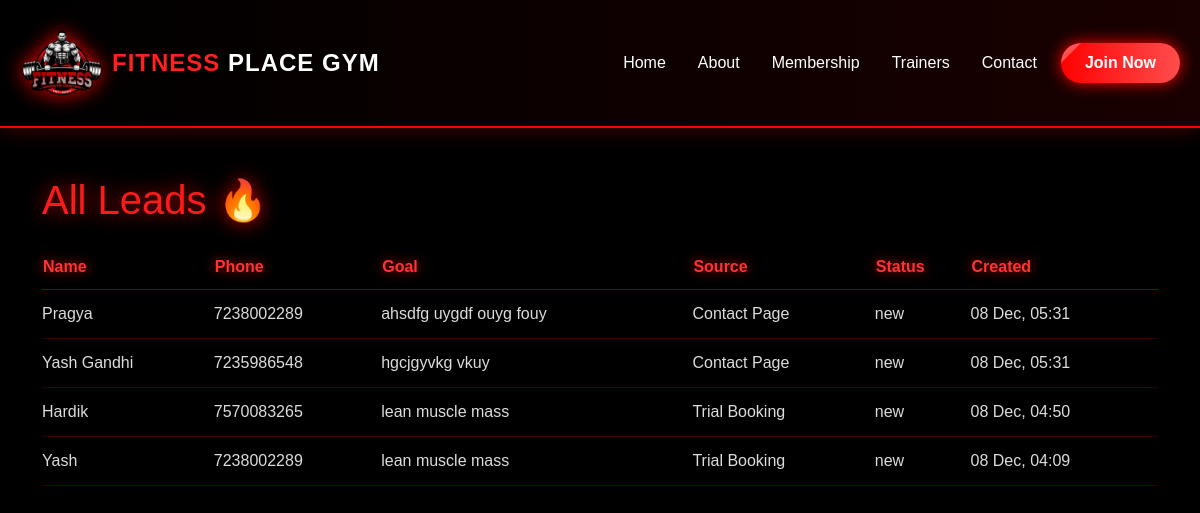
The page /owner/leads/ (signed in) on the database its author committed.
### fitness/models.py (models this page shows, shortened)
class Lead(models.Model):
    STATUS_CHOICES = [
        ("new", "New"),
        ("contacted", "Contacted"),
        ("joined", "Joined"),
        ("lost", "Lost"),
    ]
    name = models.CharField(max_length=100)
    phone = models.CharField(max_length=15)
    goal = models.CharField(max_length=100, blank=True, null=True)
    source = models.CharField(max_length=100, blank=True, null=True)
    status = models.CharField(max_length=20, choices=STATUS_CHOICES, default="new")
    created_at = models.DateTimeField(auto_now_add=True)

### fitness/views.py (the view)
# urls.py: path("owner/leads/", views.owner_leads, name="owner_leads"),
@staff_member_required
def owner_leads(request):
    leads = Lead.objects.order_by('-created_at')
    return render(request, "owner_leads.html", {"leads": leads})

### templates/owner_leads.html (shortened to what this page needs)
{% extends "base.html" %}
{% block body %}
<div class="container mt-5">
    <h1 style="color:#ff1a1a; text-shadow:0 0 20px rgba(255,0,0,0.8);">
        All Leads 🔥
    </h1>
    <table>
        <tr>
            <th>Name</th>
            <th>Phone</th>
            <th>Goal</th>
            <th>Source</th>
            <th>Status</th>
            <th>Created</th>
        </tr>
        {% for l in leads %}
        <tr>
            <td>{{ l.name }}</td>
            <td>{{ l.phone }}</td>
            <td>{{ l.goal }}</td>
            <td>{{ l.source }}</td>
            <td>{{ l.status }}</td>
            <td>{{ l.created_at|date:"d M, H:i" }}</td>
        </tr>
        {% endfor %}
    </table>
</div>
{% endblock %}

### templates/base.html (shortened to what this page needs)
{% load static %}
<!DOCTYPE html>
<html lang="en">
<head>
  <link href="https://cdn.jsdelivr.net/npm/bootstrap@5.3.3/dist/css/bootstrap.min.css" rel="stylesheet">
</head>
<body>
  <nav class="navbar navbar-expand-lg navbar-dark">
    <div class="container-fluid">
      <a class="navbar-brand d-flex align-items-center" href="#">
        <img style="height: 100px;" src="/static/f3.png " >
        <span class="fs-4" style="color: #ff2020;">FITNESS <span style="color: #fff;">PLACE GYM</span></span>
      </a>
      <div class="collapse navbar-collapse justify-content-end" id="navbarNav">
        <ul class="navbar-nav text-center">
          <li class="nav-item mx-2"><a class="nav-link active" href="/">Home</a></li>
          <li class="nav-item mx-2"><a class="nav-link" href="/about">About</a></li>
          <li class="nav-item mx-2"><a class="nav-link" href="/membership">Membership</a></li>
          <li class="nav-item mx-2"><a class="nav-link" href="/trainer">Trainers</a></li>
          <li class="nav-item mx-2"><a class="nav-link" href="/contact">Contact</a></li>
          <li class="nav-item mx-2"><a href="/membership" class="btn btn-glow px-4 py-2">Join Now</a></li>
        </ul>
      </div>
    </div>
  </nav>
</body>
{% block body %}{% endblock body %}
</html>

### templates/base.html (style rules this page uses)
body { background-color: #000; margin: 0; padding: 0; font-family: 'Poppins', sans-serif; overflow-x: hidden; }
.navbar { background: linear-gradient(90deg, #000000, #1a0000); border-bottom: 2px solid #ff0000; box-shadow: 0 0 20px rgba(255, 0, 0, 0.3); animation: slideDown 1s ease; transition: all 0.4s ease; }
.navbar-brand img { filter: drop-shadow(0 0 10px #ff0000); animation: pulse 2.5s infinite ease-in-out; }
.navbar-brand span { letter-spacing: 1px; font-weight: 700; }
.nav-link { color: #fff !important; position: relative; transition: 0.3s; font-weight: 500; overflow: hidden; }
.nav-link::after { content: ""; position: absolute; bottom: 0; left: 0; width: 0%; height: 2px; background: linear-gradient(90deg, #ff0000, #ff4d4d); transition: width 0.3s ease; }
.btn-glow { background: linear-gradient(90deg, #ff0000, #ff4d4d); border: none; border-radius: 25px; box-shadow: 0 0 15px #ff0000; position: relative; overflow: hidden; color: #fff; font-weight: 600; transition: all 0.4s ease; }
.btn-glow::before { content: ""; position: absolute; top: 0; left: -100%; width: 100%; height: 100%; background: rgba(255, 255, 255, 0.3); transform: skewX(-45deg); transition: left 0.5s ease; }

### templates/owner_leads.html (style rules this page uses)
body { background:#000; color:white; }
table { width:100%; margin-top:30px; color:white; }
th { color:#ff3333; text-shadow:0 0 12px rgba(255,0,0,0.8); border-bottom:1px solid rgba(255,0,0,0.5); padding-bottom:10px; font-size:1rem; }
td { padding:12px 0; border-bottom:1px solid rgba(255,0,0,0.2); color:#dcdcdc; }

### rows shown on the page
Lead: name "Pragya", phone "7238002289", goal "ahsdfg uygdf ouyg fouy", source "Contact Page", status "new", created_at "08 Dec, 05:31"
Lead: name "Yash Gandhi", phone "7235986548", goal "hgcjgyvkg vkuy", source "Contact Page", status "new", created_at "08 Dec, 05:31"
Lead: name "Hardik", phone "7570083265", goal "lean muscle mass", source "Trial Booking", status "new", created_at "08 Dec, 04:50"
Lead: name "Yash", phone "7238002289", goal "lean muscle mass", source "Trial Booking", status "new", created_at "08 Dec, 04:09"
